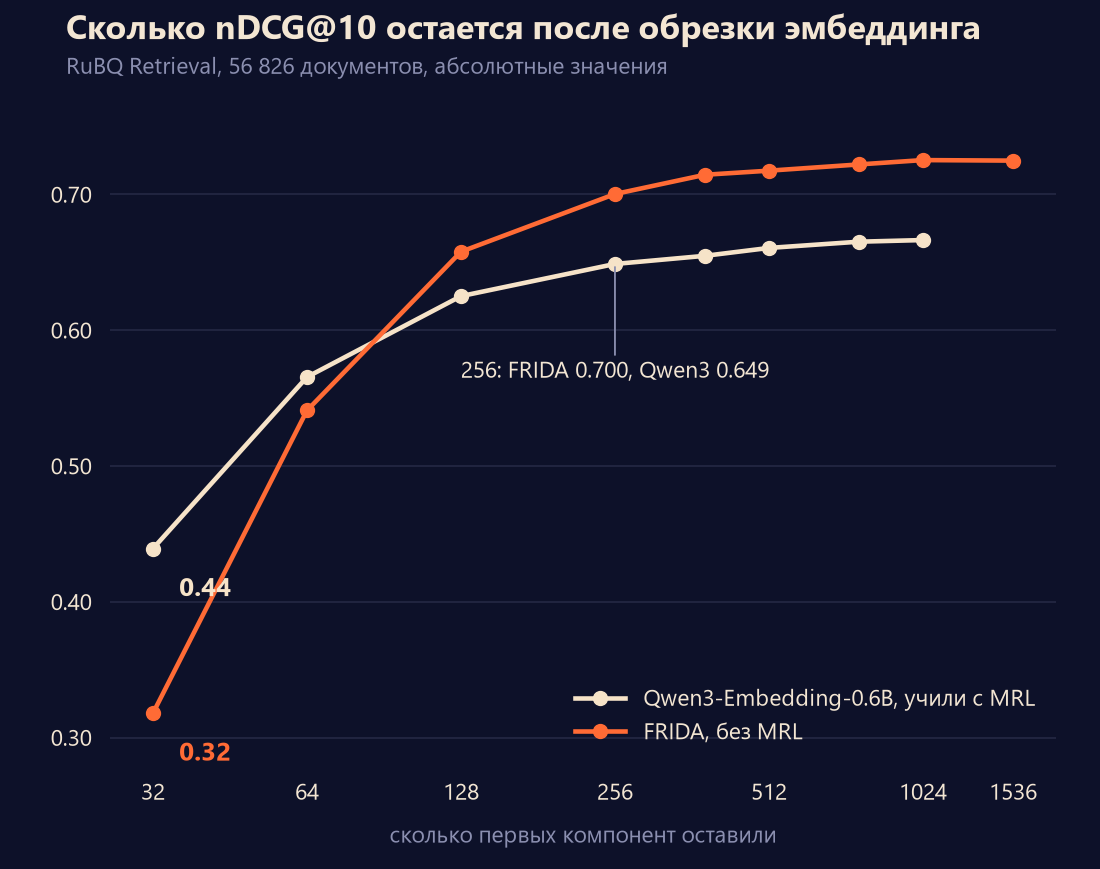

Source code (Python):
"""Styled chart for the Telegram post: absolute nDCG@10 vs truncation dim (from results.csv)."""
from pathlib import Path

import matplotlib

matplotlib.use("Agg")
import matplotlib.pyplot as plt
import pandas as pd

ROOT = Path(__file__).parent
BG, GRID, TEXT, MUTED = "#0d1129", "#262b47", "#f3e6d3", "#8b8fb0"
QWEN, FRIDA = "#f6e3c8", "#ff6b35"

df = pd.read_csv(ROOT / "results.csv")
q = df[df.model == "Qwen3-Embedding-0.6B"].sort_values("dim")
f = df[df.model == "FRIDA"].sort_values("dim")

plt.rcParams["font.family"] = ["Inter", "Segoe UI", "DejaVu Sans"]
fig, ax = plt.subplots(figsize=(10, 7.9), dpi=110)
fig.patch.set_facecolor(BG)
ax.set_facecolor(BG)

ax.plot(q.dim, q.ndcg10, color=QWEN, lw=3, marker="o", ms=9, label="Qwen3-Embedding-0.6B, учили с MRL", zorder=3)
ax.plot(f.dim, f.ndcg10, color=FRIDA, lw=3, marker="o", ms=9, label="FRIDA, без MRL", zorder=3)

ax.set_xscale("log", base=2)
ticks = [32, 64, 128, 256, 512, 1024, 1536]
ax.set_xticks(ticks)
ax.set_xticklabels([str(t) for t in ticks])
ax.minorticks_off()
ax.set_ylim(0.28, 0.76)
ax.set_yticks([0.3, 0.4, 0.5, 0.6, 0.7])
ax.set_yticklabels(["0.30", "0.40", "0.50", "0.60", "0.70"])
ax.grid(axis="y", color=GRID, lw=1)
ax.tick_params(colors=TEXT, labelsize=15, length=0, pad=12)
for s in ax.spines.values():
    s.set_visible(False)
ax.set_xlabel("сколько первых компонент оставили", color=MUTED, fontsize=15, labelpad=14)

# annotations
v = lambda d, m: float(d.loc[d.dim == m, "ndcg10"].iloc[0])
ax.annotate(f"{v(q, 32):.2f}", (32, v(q, 32)), xytext=(36, v(q, 32) - 0.035), color=QWEN, fontsize=17, fontweight="bold")
ax.annotate(f"{v(f, 32):.2f}", (32, v(f, 32)), xytext=(36, v(f, 32) - 0.035), color=FRIDA, fontsize=17, fontweight="bold")
ax.annotate(
    f"256: FRIDA {v(f, 256):.3f}, Qwen3 {v(q, 256):.3f}",
    xy=(256, v(q, 256)), xytext=(256, 0.565), ha="center", color=TEXT, fontsize=15,
    arrowprops=dict(arrowstyle="-", color=MUTED, lw=1.2),
)

leg = ax.legend(loc="lower right", frameon=False, fontsize=15, labelcolor=TEXT, handlelength=2.2)
fig.text(0.06, 0.955, "Сколько nDCG@10 остается после обрезки эмбеддинга", color=TEXT, fontsize=22, fontweight="bold")
fig.text(0.06, 0.915, "RuBQ Retrieval, 56 826 документов, абсолютные значения", color=MUTED, fontsize=15)
fig.subplots_adjust(left=0.1, right=0.96, top=0.87, bottom=0.12)
fig.savefig(ROOT / "post_card.png", facecolor=BG)
